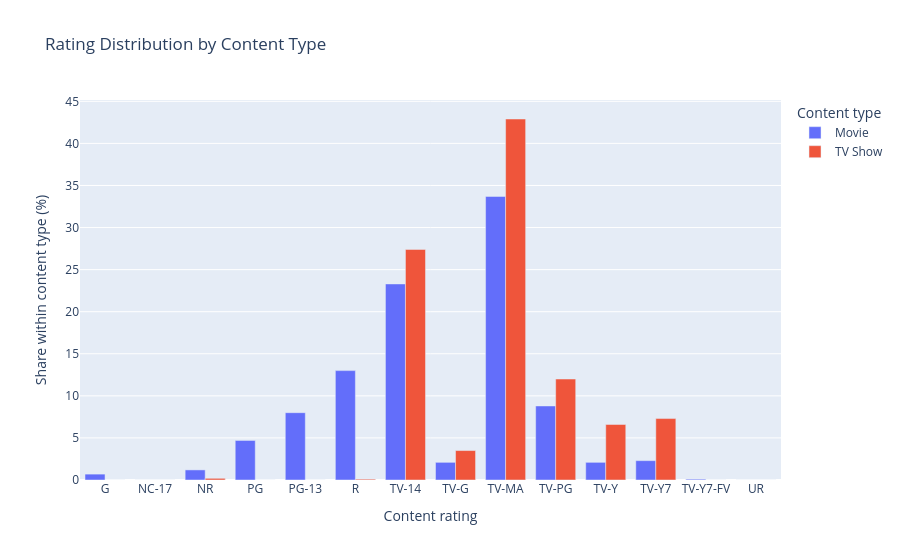

Here is the notebook cell this chart was saved with:
### Code cell
rating_plot_data = (
    rating_pct_by_type
    .rename_axis("rating")
    .reset_index()
    .melt(
        id_vars = "rating",
        var_name = "content_type",
        value_name = "percentage"
    )
)

fig_ratings = px.bar(
    rating_plot_data,
    x = "rating",
    y = "percentage",
    color = "content_type",
    barmode = "group",
    title = "Rating Distribution by Content Type",
    labels = {
        "rating": "Content rating",
        "percentage": "Share within content type (%)",
        "content_type": "Content type"
    },
    hover_data = {"percentage": ":.1f"}
)
fig_ratings.show()

### Figure 1 — Plotly figure (JSON) as saved in the notebook; plotly's stock layout.template omitted (floating-point values rounded to 4 significant figures)
{"data": [{"alignmentgroup": "True", "hovertemplate": "Content type=Movie<br>Content rating=%{x}<br>Share within content type (%)=%{y:.1f}<extra></extra>", "legendgroup": "Movie", "marker": {"color": "#636efa", "pattern": {"shape": ""}}, "name": "Movie", "offsetgroup": "Movie", "orientation": "v", "showlegend": true, "textposition": "auto", "type": "bar", "x": ["G", "NC-17", "NR", "PG", "PG-13", "R", "TV-14", "TV-G", "TV-MA", "TV-PG", "TV-Y", "TV-Y7", "TV-Y7-FV", "UR"], "xaxis": "x", "y": [0.7, 0.0, 1.2, 4.7, 8.0, 13.0, 23.3, 2.1, 33.7, 8.8, 2.1, 2.3, 0.1, 0.0], "yaxis": "y"}, {"alignmentgroup": "True", "hovertemplate": "Content type=TV Show<br>Content rating=%{x}<br>Share within content type (%)=%{y:.1f}<extra></extra>", "legendgroup": "TV Show", "marker": {"color": "#EF553B", "pattern": {"shape": ""}}, "name": "TV Show", "offsetgroup": "TV Show", "orientation": "v", "showlegend": true, "textposition": "auto", "type": "bar", "x": ["G", "NC-17", "NR", "PG", "PG-13", "R", "TV-14", "TV-G", "TV-MA", "TV-PG", "TV-Y", "TV-Y7", "TV-Y7-FV", "UR"], "xaxis": "x", "y": [0.0, 0.0, 0.2, 0.0, 0.0, 0.1, 27.4, 3.5, 42.9, 12.0, 6.6, 7.3, 0.0, 0.0], "yaxis": "y"}], "layout": {"barmode": "group", "legend": {"title": {"text": "Content type"}, "tracegroupgap": 0}, "title": {"text": "Rating Distribution by Content Type"}, "xaxis": {"anchor": "y", "domain": [0, 1], "title": {"text": "Content rating"}}, "yaxis": {"anchor": "x", "domain": [0, 1], "title": {"text": "Share within content type (%)"}}}}
